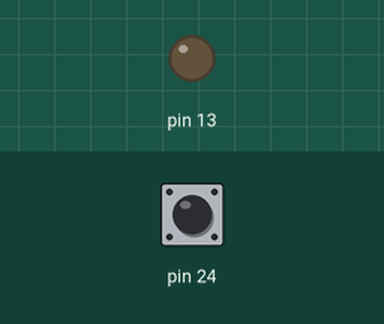
This sketch was run on a simulated Arduino Mega 2560, built with avr-gcc and run on an emulated ATmega2560. Parts: output pins drawn as LEDs (lit = HIGH). Dashed ring = blinking. The test bench sets the inputs (shaded band); at power-on: pin 24 HIGH.

Above: at 1.2 s.
1.3 s: pin 24 pulled LOW for 1 s
At 2.8 s:
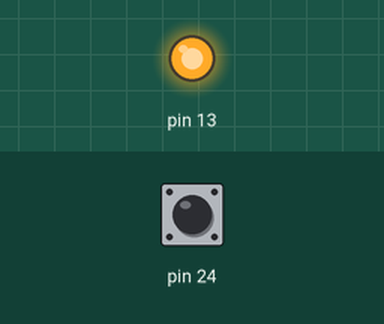
3.8 s: pin 24 pulled LOW for 0.15 s
At 4.1 s:
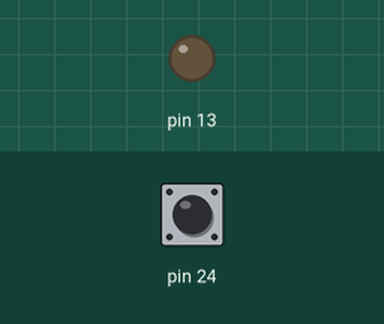
5.4 s: pin 24 pulled LOW for 3.2 s
At 5.5 s:
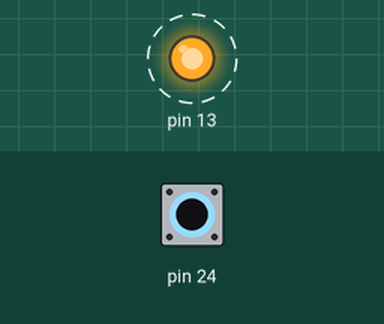
Timing chart, 0 to 9.9 s (numbered marks = the images above; inputs shaded):
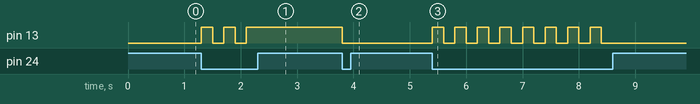

The sketch:

Uebung_Test.ino
```cpp
void setup() {
  // put your setup code here, to run once:
  DDRB |= (1 << 7);
  PORTA |= (1 << 2);
}

void loop() {
  // put your main code here, to run repeatedly:
  if(!(PINA & (1 << 2))) {
    PORTB ^= (1 << 7);
    delay(200);
  }


}
```

Measured:
- after the input at 1.3 s, pin 13: alternates HIGH for 0.20 s and LOW for 0.20 s, 5 changes in all, then stays HIGH, starting at once
- after the input at 3.8 s, pin 13: HIGH → LOW at once
- after the input at 5.4 s, pin 13: alternates HIGH for 0.20 s and LOW for 0.20 s, 16 changes in all, then stays LOW, starting at once
